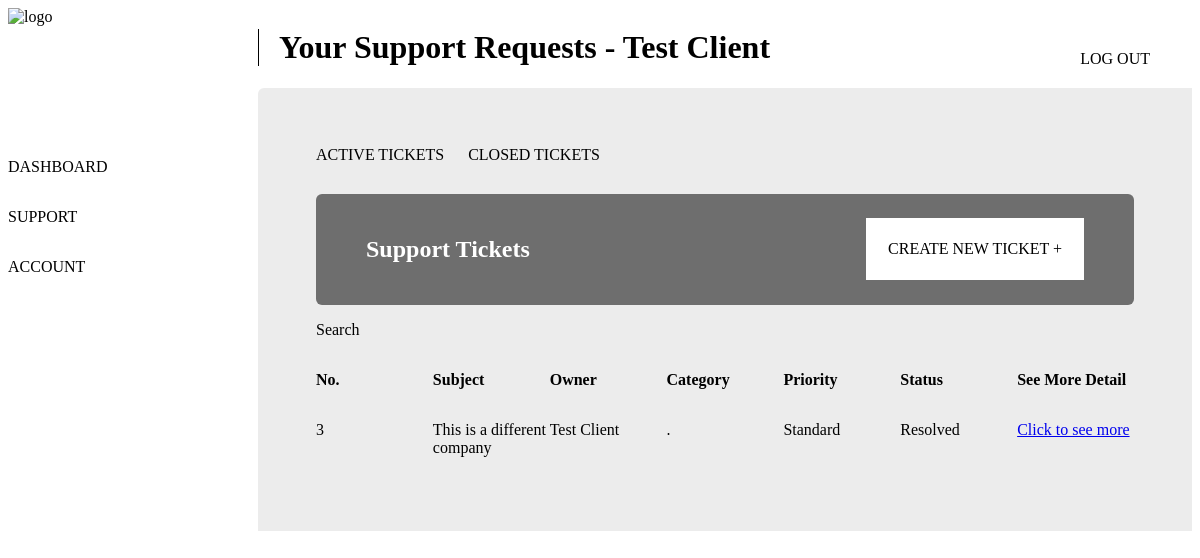
The page /support/ (signed in) on the database as committed earlier.
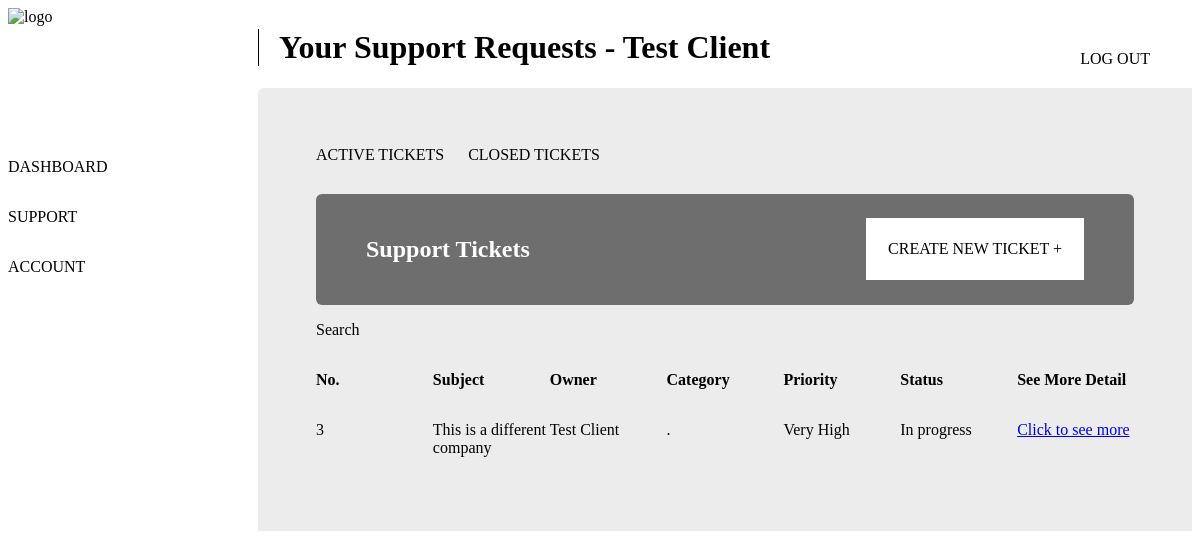
The same page on the database as committed later.
### tickets/models.py (models this page shows, shortened)
class Ticket(models.Model):
    client = models.ForeignKey(Client, on_delete=models.CASCADE)
    title = models.CharField(max_length = 50, default='')
    issue = models.TextField()
    wrike_number = models.CharField(max_length = 10)
    severity = models.CharField(
        max_length=2,
        choices = [
        ('ST', 'Standard'),
        ('HI','High'),
        ('VH','Very High'),
        ('CR','Critical')
        ]
    )
    hours_predicted = models.FloatField(default=0)
    hours_used = models.FloatField(default=0)
    customer_feedback_requested = models.BooleanField(default=False)
    resolved = models.BooleanField(default=False)
    date_created = models.DateTimeField('Date Created')
    date_updated = models.DateTimeField('Date Updated', null=True)
    file_upload = models.FileField(null=True)

class Client(models.Model):
    user = models.OneToOneField(settings.AUTH_USER_MODEL, on_delete=models.CASCADE, null=True)
    client_name = models.CharField(max_length=200)
    client_email = models.EmailField()
    live_client = models.BooleanField (default=True)
    date_registered = models.DateTimeField('Date Registered')
    contract_type = models.ForeignKey(Contract, on_delete=models.CASCADE)
    contract_start_date = models.DateTimeField()
    contracted_monthly_service_hours = models.FloatField(default=1)
    contracted_monthly_SEM_hours = models.FloatField(default=0)
    paid_extra_hours = models.FloatField(default=0)
    hours_used_this_month = models.FloatField(default=0)
    discontented_client = models.BooleanField(default=False)
    priority_client = models.BooleanField(default=False)
    def __str__(self):
        return self.client_name

### tickets/views.py (the view)
# urls.py: path('support/', views.support, name='support'),
def support(request):
    if not request.user.is_authenticated:
        return redirect('/')
    if request.user.is_staff:
        return redirect('/dashboard/admin')
    company = Client.objects.filter(user=request.user).first()
    tickets = Ticket.objects.filter(client__exact=company.id)
    return render(request,'tickets/support.html', {'company':company, 'tickets':tickets})

### tickets/templates/tickets/support.html (shortened to what this page needs)
{% extends 'base.html' %}
{% block content %}
<div class="page-wrap">
  <div class="main-wrap">
    <div class="sidebar">
      <img src="" alt="logo">
      <a href="/dashboard">Dashboard</a>
      <a href="/support">Support</a>
      <a href="/account">Account</a>
    </div>
    <div class="main_content support">
      <div class="head_section">
        <h1 class='head-title'>Your Support Requests - {{ company }}</h1>
      </div>
      <div class="support-section">
        <div class="support-tab">
          <a href="#">Active Tickets</a>
          <a href="#">Closed Tickets</a>
        </div>
        <div class="top create-new">
          <h2>Support Tickets</h2>
            <a href="/report">
              <div class="link">
              Create New Ticket +
            </div>
            </a>
        </div>
        <div class="search">
          <p>Search</p>
        </div>
        <div class="table">
          <strong>
            <div class="row">
                <p>No.</p>
                <p>Subject</p>
                <p>Owner</p>
                <p>Category</p>
                <p>Priority</p>
                <p>Status</p>
                <p>See More Detail</p>
            </div>
          </strong>
          {% for ticket in tickets %}
          <div class="row">
            <p>{{ ticket.id }}</p>
            <p>{{ ticket.title }}</p>
            <p>{{ ticket.client }}</p>
            <p>.</p>
            {% if ticket.severity == 'ST' %}
            <p>Standard</p>
            {% elif ticket.severity == 'HI' %}
            <p>High</p>
            {% elif ticket.severity == 'VH' %}
            <p>Very High</p>
            {% else %}
            <p>Critical</p>
            {% endif %}
            {% if ticket.resolved == False %}
            <p>In progress</p>
            {% else %}
            <p>Resolved</p>
            {% endif %}
            <p>
              <a href="{{ ticket.id }}">Click to see more</a>
            </p>
          </div>
            {% endfor %}
        </div>
      </div>
    </div>
  </div>
</div>
{% endblock content %}

Rows that differ between the two databases and show on the page:
changed Ticket "This is a different company": severity "Standard" → "Very High"; resolved "Resolved" → "In progress"
